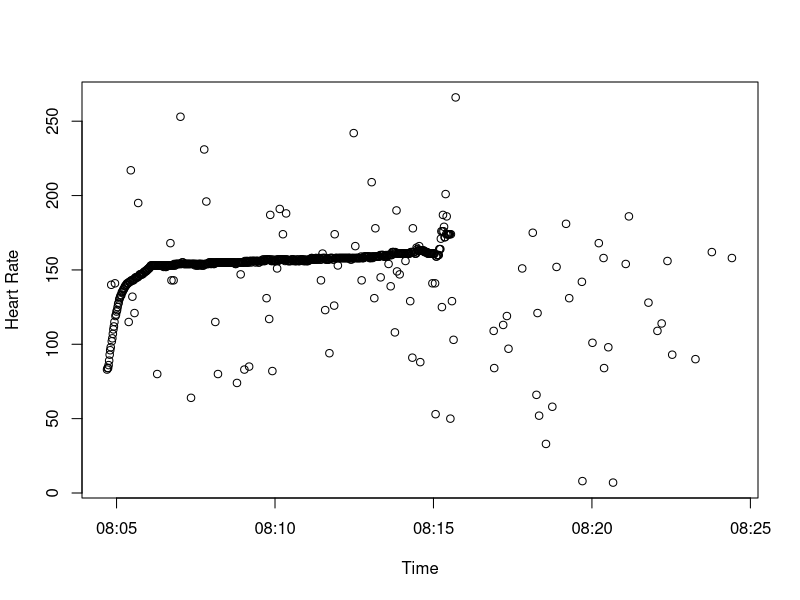
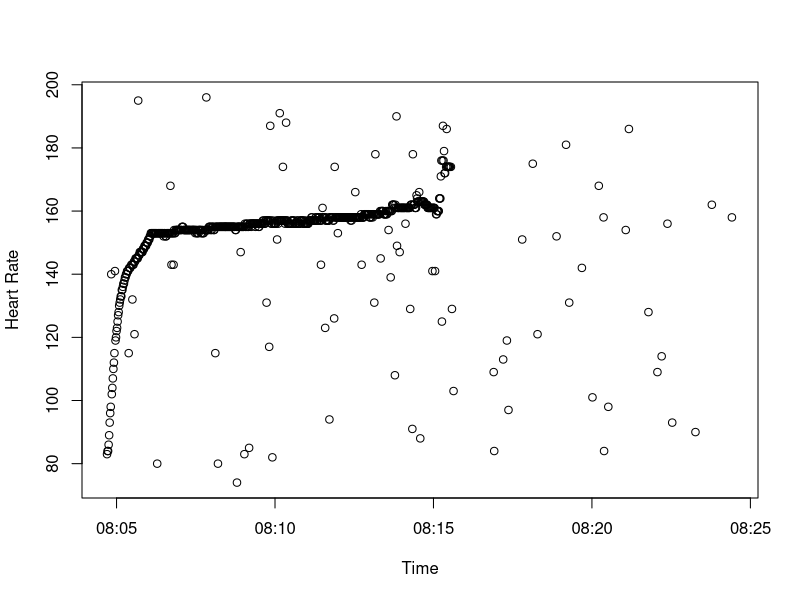

Here is the R script that generated these plots, in order:
# Read the data in the CSV and assign it to a Data Frame
heart_rates <- read.csv("heart_rates.csv")

# Convert the time column to a POSIXct object (instead of character) - standard that reads as a double
heart_rates$time <- as.POSIXct(heart_rates$time)

# Tells you the structure of the data
str(heart_rates)

# Tells you the summary of the data
summary(heart_rates)

# Tells you the number of rows and columns
dim(heart_rates)

# Tells you if there are any NA values in the data (we sum to get total)
sum(is.na(heart_rates))

# Plot the data on a Graph
plot(heart_rates, xlab="Time", ylab="Heart Rate")
# All you need is to use plot(heart_rates)

# Removing implausible observations
trim <- function(x, min_hr, max_hr) {
    within(heart_rates, {
        heart_rate[heart_rate < min_hr] <- NA
        heart_rate[heart_rate > max_hr] <- NA
    })
}


# Plot the data on a Graph
hr <- trim(heart_rates, 70, 200)

plot(hr, xlab="Time", ylab="Heart Rate")

# Not required - Save the plot to a PNG file
dev.copy(png, "heart_rate_plot.png")
dev.off()

summary(hr)
